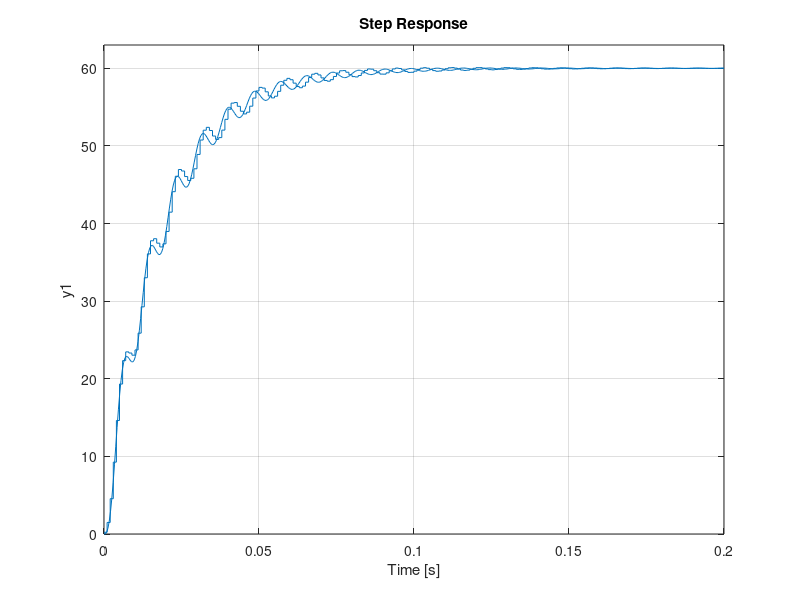

MATLAB code to generate this figure:
%% Desgin Boost Converter 120W
clc, clear, close all
%% Boost parameter
Vi = 12; %Input Voltage
Vo = 60; %Output Voltage
Io = 2; %Output Current
dI = 40/100; %Ripple Current rate
dV = 0.1/100; %Ripple Voltages rate
fs = 62.5e3; %Switching Frequency
r = 0.1; %Internal Resistor
%% Boost Power stage calculation
D = (Vo - Vi)/Vo; % Duty Cycle
Po = Vo*Io; % Output Power
RL = Vo/Io; % Output Load
dIo = Io * dI; % Output Ripple Current
dVo = Vo * dV; % Output Ripple Voltage
L = (Vi*D)/(dIo*fs); %Inductor Selection [H]
dImax = Vi/((1-D)^2*RL) + (Vi*D)/(2*L*fs); %Maximum Output Ripple Current 
dImin = Vi/((1-D)^2*RL) - (Vi*D)/(2*L*fs); %Minimun Output Ripple Current
Lmin = (D*(1-D)^2*RL)/(2*fs); %Minimum Inductor selection [H]
C = D/(RL*(dVo/Vo)*fs); %Cpacitor Selection [F]24
%% Parameter Selection
Cs = 330e-6;  %Capacitor [F]
Ls = 220e-6; %Inductor [H]
Le = Ls/(1-D)^2;
dI_o = (Vi*D)/(Ls*fs);  %Ripple Cureent [A]
dV_o = (D*Vo)/(RL*Cs*fs); %Ripple Voltage [V]
dI_max = Vi/((1-D)^2*RL) + (Vi*D)/(2*Ls*fs);
dI_min = Vi/((1-D)^2*RL) - (Vi*D)/(2*Ls*fs);
%% Boost Transfer function
s = tf('s');
Boost_TF = Vi/(1-D)^2*(1-s*Le/RL)*(1+s*r*Cs)/(Le*Cs*(s^2+s*(1/(RL*Cs)+r/Le)+1/(Le*Cs)))
%Gs = (Vout/(1-D)*(1-(s*Lmin/(Rout*(1-D)^2))))/((s^2*Lmin*C/(1-D)^2)+(s*Lmin/(Rout*(1-D)^2))+1)
%% Boost PI Controller
%c = pidTuner(Boost_TF); % PID Tuner
kp = 6.8625e-05;%Kp Gain
ki = 0.1865;%Ki Gain6.8625e-05
Gc = kp + ki/s; %PID method
Gcl=feedback(Gc*Boost_TF,1);%Feedback
step(60*Gcl);%Step repones
hold on;
%% Boost Digital Control
Ts = 1e-3; % 2ms
Z = tf( 'z' ,Ts);
gc_dig_tustin = c2d(Gc ,Ts , 'tustin' )
gps_dig_tustin = c2d(Boost_TF ,Ts , 'tustin' );
Gcl_dig_tustin=feedback(gc_dig_tustin*gps_dig_tustin,1);
step(60*Gcl_dig_tustin);
grid on
xlim([0, 0.2]);
ylim([0, 63]);
